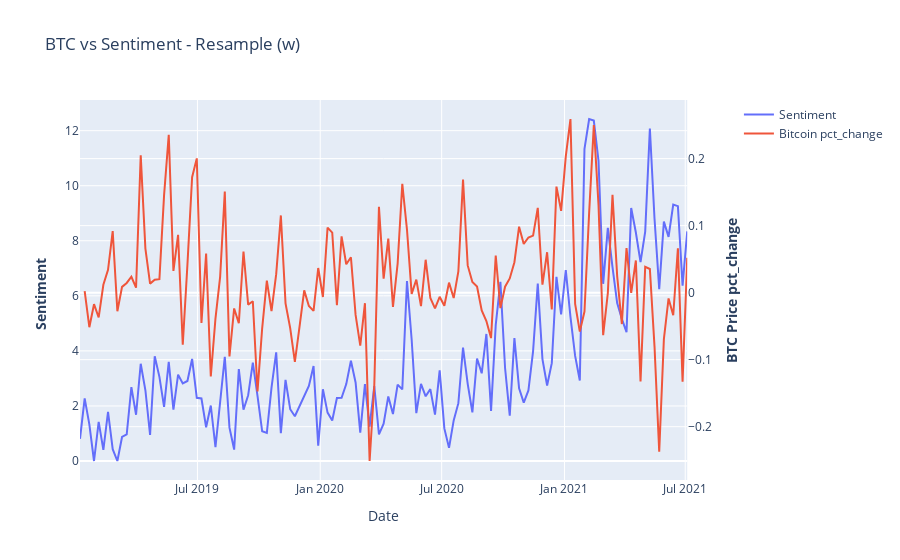

Write notebook code for a chart like this one.
### Code cell
eval.get_ts_2axis(emjres.emoji_subs_ratio,btc.avg_hl,resample_period='w',btc_transformation='pct_change')

### Figure 1 — Plotly figure (JSON) as saved in the notebook; plotly's stock layout.template omitted (floating-point values rounded to 4 significant figures; data arrays with more than 128 entries replaced by an {"elided": "..."} marker saying what was removed)
{"data": [{"name": "Sentiment", "type": "scatter", "x": {"elided": "131 str values"}, "xaxis": "x", "y": {"elided": "131 float values"}, "yaxis": "y"}, {"name": "Bitcoin pct_change", "type": "scatter", "x": {"elided": "131 str values"}, "xaxis": "x", "y": {"elided": "131 float values"}, "yaxis": "y2"}], "layout": {"title": {"text": "BTC vs Sentiment - Resample (w)"}, "xaxis": {"anchor": "y", "domain": [0, 0.94], "title": {"text": "Date"}}, "yaxis": {"anchor": "x", "domain": [0, 1], "title": {"text": "<b>Sentiment  </b>"}}, "yaxis2": {"anchor": "x", "overlaying": "y", "side": "right", "title": {"text": "<b>BTC Price pct_change</b>"}}}}
